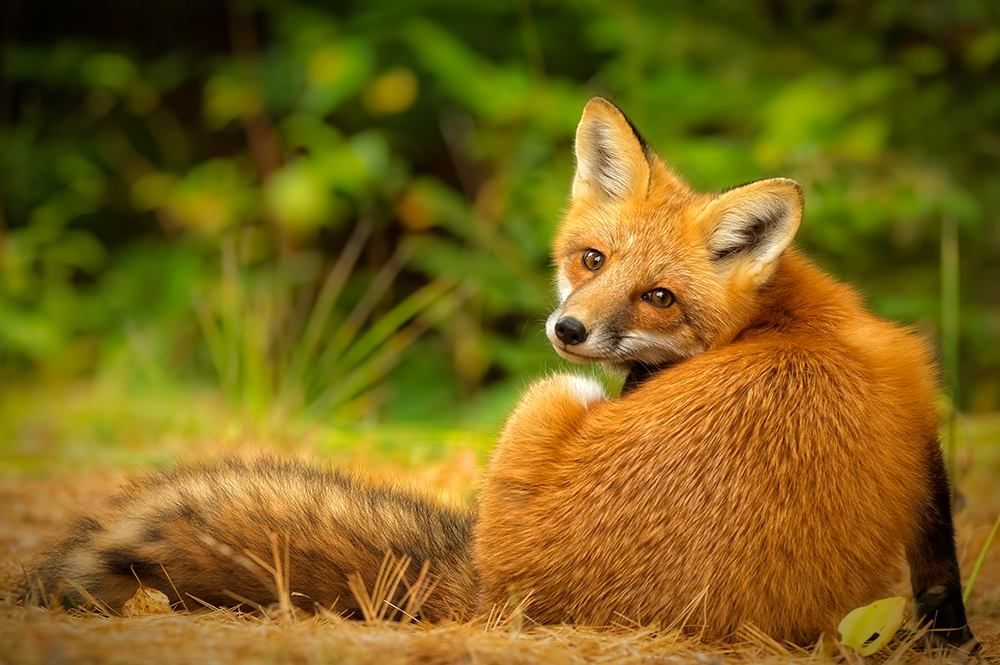
#> input picture Fox.jpg, 1000 x 665 px
$ python Assignment1.py
#> lines starting #> are read from the running program, lines starting #| are printed output that depends on the picture
from Tkinter import *
import numpy as np
import cv2
from matplotlib import pyplot as plt
import math

def original():
    cv2.imshow("Image", original_image)

def gray():
    cv2.imshow("Image", gray_image)

# [4 lines left out: function histogram, not called in this run]

def adjust_gamma(image):
    gamma = 2.2
    invGamma = 1.0 / gamma
    gamma_table = np.array([((i / 255.0) ** invGamma) * 255 for i in np.arange(0, 256)]).astype("uint8")
    return cv2.LUT(image, gamma_table)

# [4 lines left out: function histogram_gamma, not called in this run]

def adjust_solarization(image):
    const_solarization = 2 * np.pi / 255
    solarization_table = np.array([np.abs(np.sin(i * const_solarization)) * 100 for i in np.arange(0, 256)]).astype("uint8")
    return cv2.LUT(image, solarization_table)

# [5 lines left out: function solarized, not called in this run]

def adjust_posterization1(image):
    posterization1_table = np.array([0 for i in np.arange(0, 256)]).astype("uint8")
    for i in np.arange(0, 256):
        if i < 64:
            posterization1_table[i] = 0
        elif i < 128:
            posterization1_table[i] = 100
        elif i < 192:
            posterization1_table[i] = 200
        else:
            posterization1_table[i] = 300
    return cv2.LUT(image, posterization1_table)

# [5 lines left out: function posterized1, not called in this run]

def adjust_posterization2(image):
    posterization2_table = np.array([0 for i in np.arange(0, 256)]).astype("uint8")
    for i in np.arange(0, 256):
        if i < 32:
            posterization2_table[i] = 0
        elif i < 64:
            posterization2_table[i] = 100
        elif i < 96:
            posterization2_table[i] = 200
        elif i < 128:
            posterization2_table[i] = 300
        elif i < 160:
            posterization2_table[i] = 400
        elif i < 192:
            posterization2_table[i] = 500
        elif i < 224:
            posterization2_table[i] = 600
        else:
            posterization2_table[i] = 700
    return cv2.LUT(image, posterization2_table)

# [5 lines left out: function posterized2, not called in this run]

def adjust_dithering1(image):
    a = np.matrix(image)
    b = np.matrix('0 2; 3 1')
    for x in range(0, 665): # columns
        for y in range(0, 1000): # rows
            a[x,y] = int(a[x,y]/52)
            i = x % 2
            j = y % 2
            if a[x,y] > b[i,j]:
                a[x,y] = 255
            else:
                a[x,y] = 0
    return a

# [5 lines left out: function dithered1, not called in this run]

def adjust_dithering2(image):
    a = np.matrix(image)
    b = np.matrix('0 7 3; 6 5 2; 4 1 8')
    for x in range(0, 665): # columns
        for y in range(0, 1000): # rows
            a[x,y] = int(a[x,y]/52)
            i = x % 3
            j = y % 3
            if a[x,y] > b[i,j]:
                a[x,y] = 255
            else:
                a[x,y] = 0
    return a

# [5 lines left out: function dithered2, not called in this run]

def adjust_dithering3(image):
    a = np.matrix(image)
    b = np.matrix('0 8 2 10; 12 4 14 6; 3 11 1 9; 15 7 13 5')
    for x in range(0, 665): # columns
        for y in range(0, 1000): # rows
            a[x,y] = int(a[x,y]/52)
            i = x % 4
            j = y % 4
            if a[x,y] > b[i,j]:
                a[x,y] = 255
            else:
                a[x,y] = 0
    return a

# [5 lines left out: function dithered3, not called in this run]

app = Tk()
app.title("Window")

image_name = "Fox.jpg"
original_image = cv2.imread(image_name)
#> original_image is the input picture: shape (665, 1000, 3); mean B, G, R 24.9, 99.5, 122.3

gray_image = cv2.imread(image_name, 0)
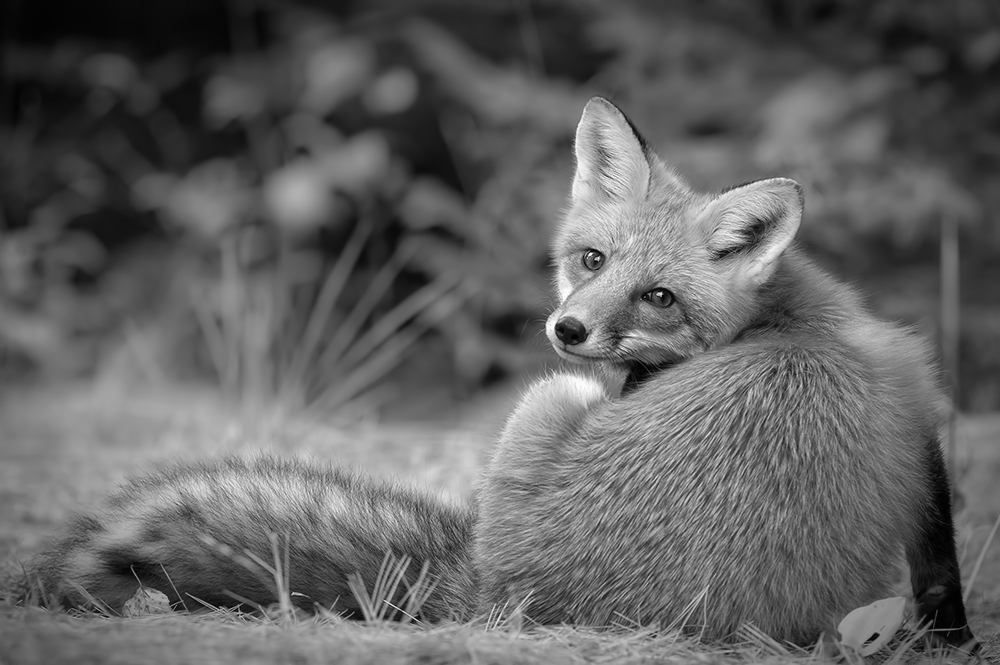
#> gray_image: shape (665, 1000); min 0, max 255, mean 97.8

gamma_adjusted = adjust_gamma(gray_image)
cv2.imwrite("gamma.jpg", gamma_adjusted)
gray_gamma_image = cv2.imread("gamma.jpg")
#> gray_gamma_image: shape (665, 1000, 3); min 0, max 255, mean 158.9

solarization_adjusted = adjust_solarization(gray_image)
#> in adjust_solarization, `return cv2.LUT(image, solarization_table)`:
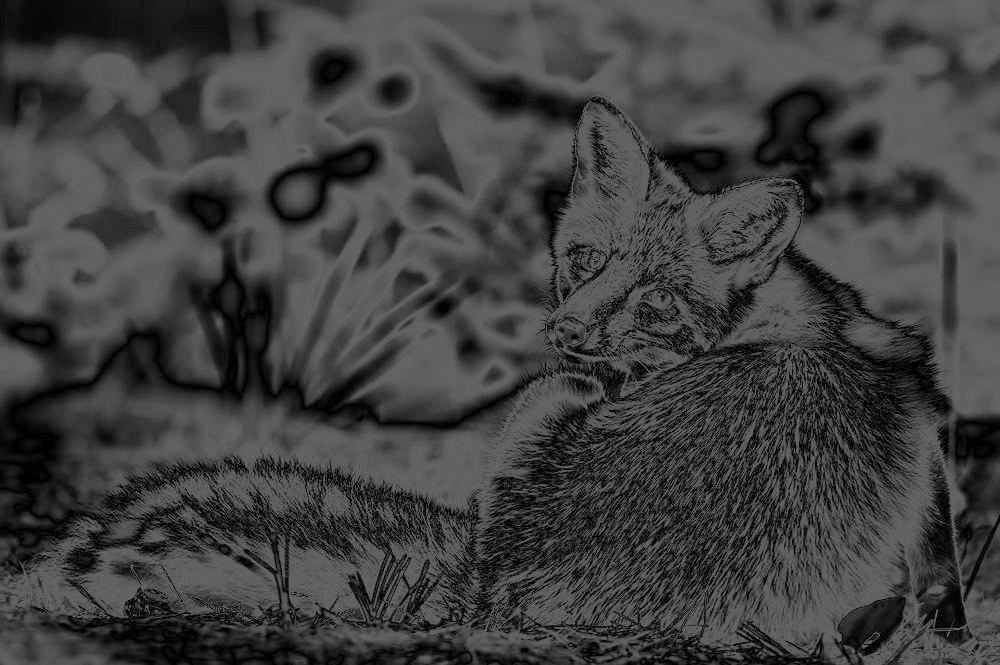
#> returned value: shape (665, 1000); min 0, max 99, mean 64.7
cv2.imwrite("solarized.jpg", solarization_adjusted)
solarized_image = cv2.imread("solarized.jpg")
#> solarized_image: shape (665, 1000, 3); min 0, max 107, mean 64.7

posterization1_adjusted = adjust_posterization1(gray_image)
#> in adjust_posterization1, `return cv2.LUT(image, posterization1_table)`:
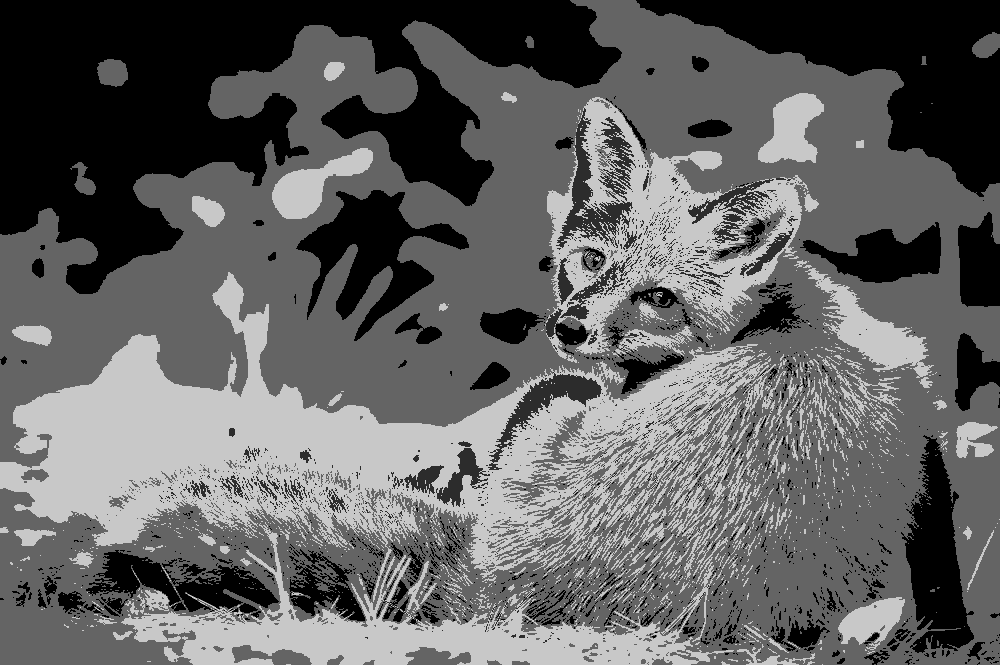
#> returned value: shape (665, 1000); min 0, max 200, mean 97.5
cv2.imwrite("posterized1.jpg", posterization1_adjusted)
posterized1_image = cv2.imread("posterized1.jpg")
#> posterized1_image: shape (665, 1000, 3); min 0, max 208, mean 97.6

posterization2_adjusted = adjust_posterization2(gray_image)
#> in adjust_posterization2, `return cv2.LUT(image, posterization2_table)`:
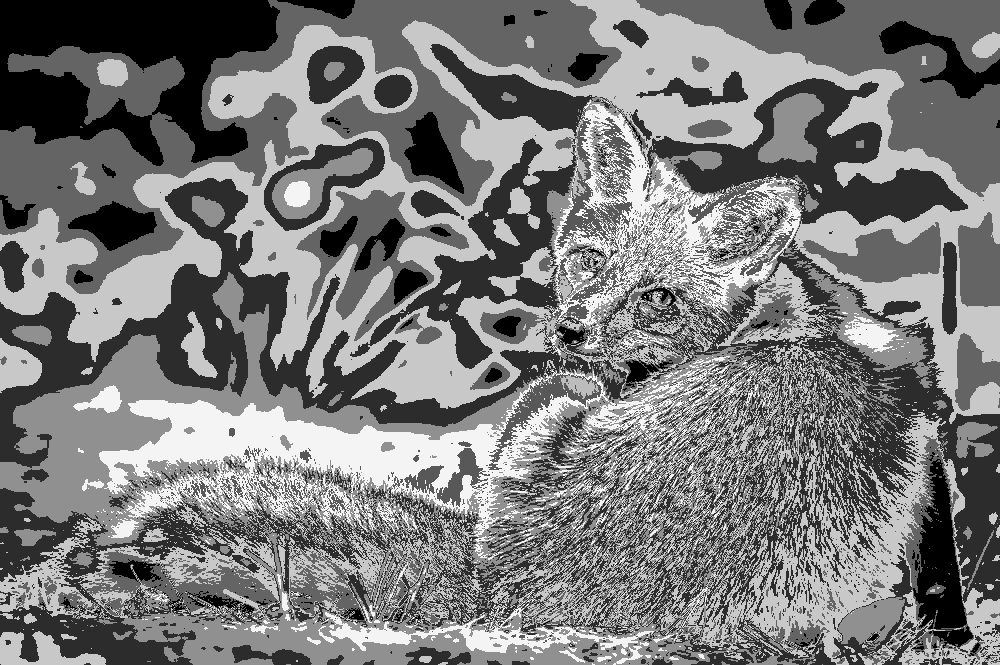
#> returned value: shape (665, 1000); min 0, max 244, mean 121.8
cv2.imwrite("posterized2.jpg", posterization2_adjusted)
posterized2_image = cv2.imread("posterized2.jpg")
#> posterized2_image: shape (665, 1000, 3); min 0, max 253, mean 121.8

dithering1_adjusted = adjust_dithering1(gray_image)
#> after the loop in adjust_dithering1, `for x in range(0, 665):`:
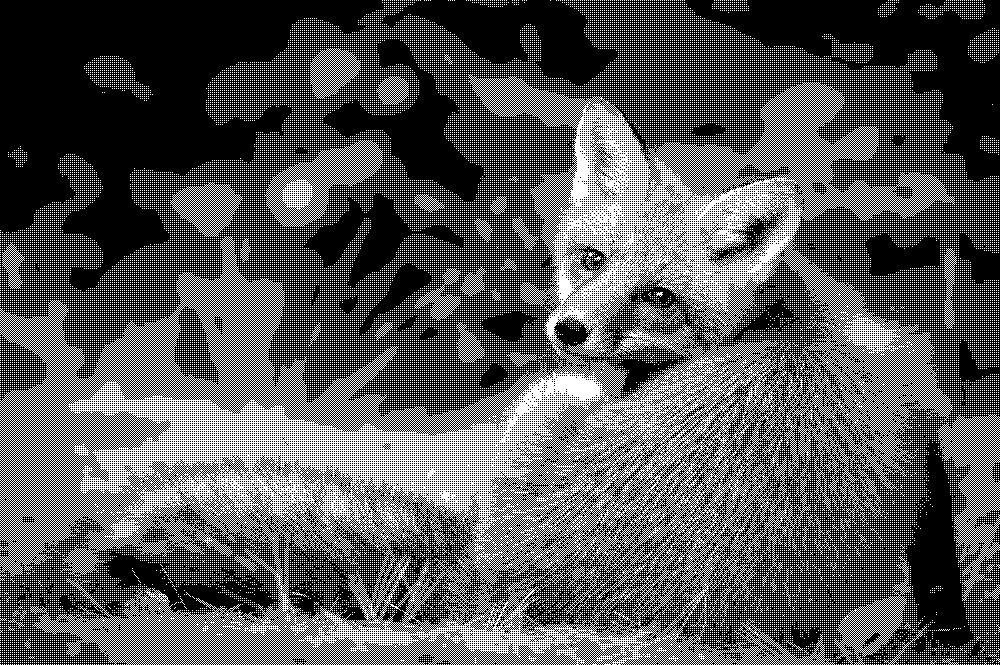
#> a: shape (665, 1000); 34.6% white in thin lines or dots
cv2.imwrite("dithered1.jpg", dithering1_adjusted)
dithered1_image = cv2.imread("dithered1.jpg")
#> dithered1_image: shape (665, 1000, 3); min 0, max 255, mean 88.4

dithering2_adjusted = adjust_dithering2(gray_image)
#> after the loop in adjust_dithering2, `for x in range(0, 665):`:
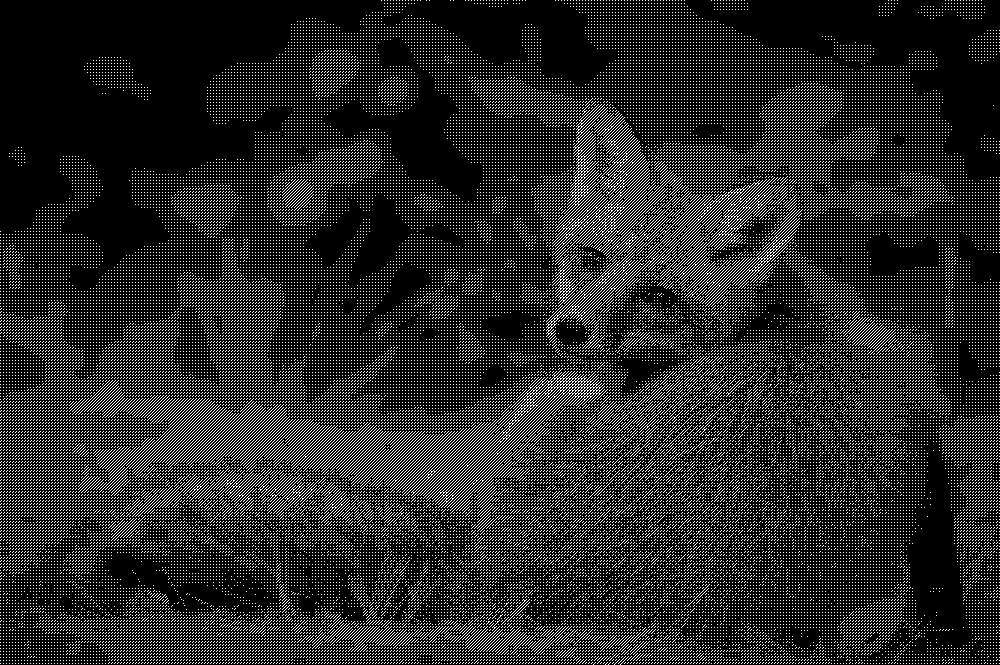
#> a: shape (665, 1000); 15.4% white in thin lines or dots
cv2.imwrite("dithered2.jpg", dithering2_adjusted)
dithered2_image = cv2.imread("dithered2.jpg")
#> dithered2_image: shape (665, 1000, 3); min 0, max 255, mean 39.6

dithering3_adjusted = adjust_dithering3(gray_image)
#> after the loop in adjust_dithering3, `for x in range(0, 665):`:
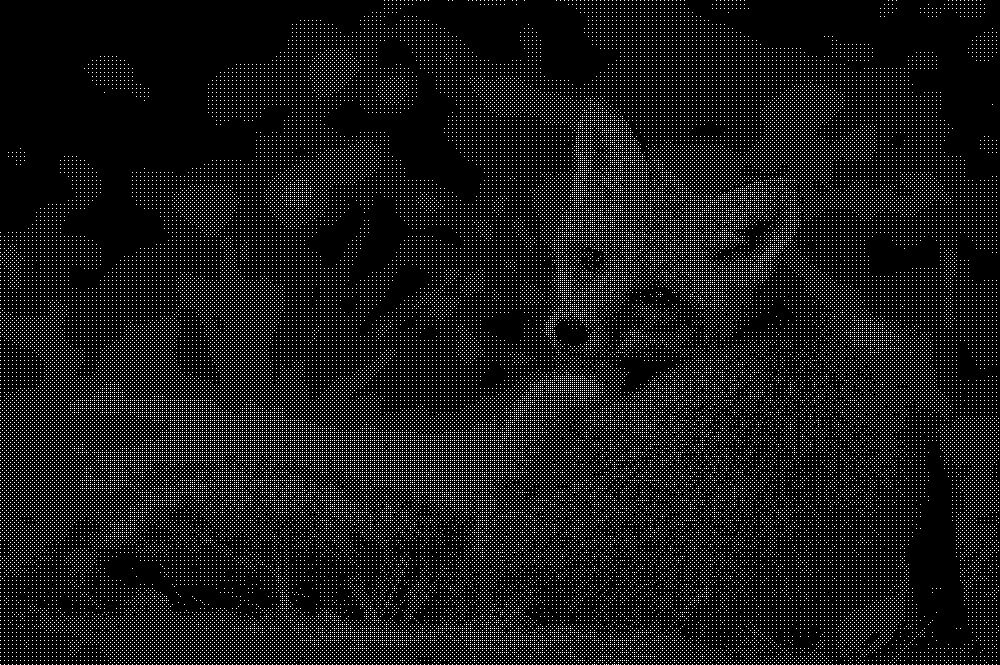
#> a: shape (665, 1000); 8.7% white in thin lines or dots
cv2.imwrite("dithered3.jpg", dithering3_adjusted)
dithered3_image = cv2.imread("dithered3.jpg")
#> dithered3_image: shape (665, 1000, 3); min 0, max 255, mean 22.5

original_button = Button(app, text="Display Original Image", command=original)
gray_button = Button(app, text="Display Grayscale Image", command=gray)
histogram_button = Button(app, text="Display Histogram For Grayscale Image", command=histogram)
histogram_gamma_button = Button(app, text="Display Histogram For Grayscale Image After Gamma Correction", command=histogram_gamma)
solarization_button = Button(app, text="Display Histogram For Grayscale Image After Solarization And The Solarized Image", command=solarized)
posterization1_button = Button(app, text="Display Histogram For Grayscale Image After Posterization1 And The Posterized Image", command=posterized1)
posterization2_button = Button(app, text="Display Histogram For Grayscale Image After Posterization2 And The Posterized Image", command=posterized2)
dithering1_button = Button(app, text="Display Histogram For Grayscale Image After 2 x 2 Dithering And The Dithered Image", command=dithered1)
dithering2_button = Button(app, text="Display Histogram For Grayscale Image After 3 x 3 Dithering And The Dithered Image", command=dithered2)
dithering3_button = Button(app, text="Display Histogram For Grayscale Image After 4 x 4 Dithering And The Dithered Image", command=dithered3)

original_button.pack()
gray_button.pack()
histogram_button.pack()
histogram_gamma_button.pack()
solarization_button.pack()
posterization1_button.pack()
posterization2_button.pack()
dithering1_button.pack()
dithering2_button.pack()
dithering3_button.pack()

app.mainloop()
